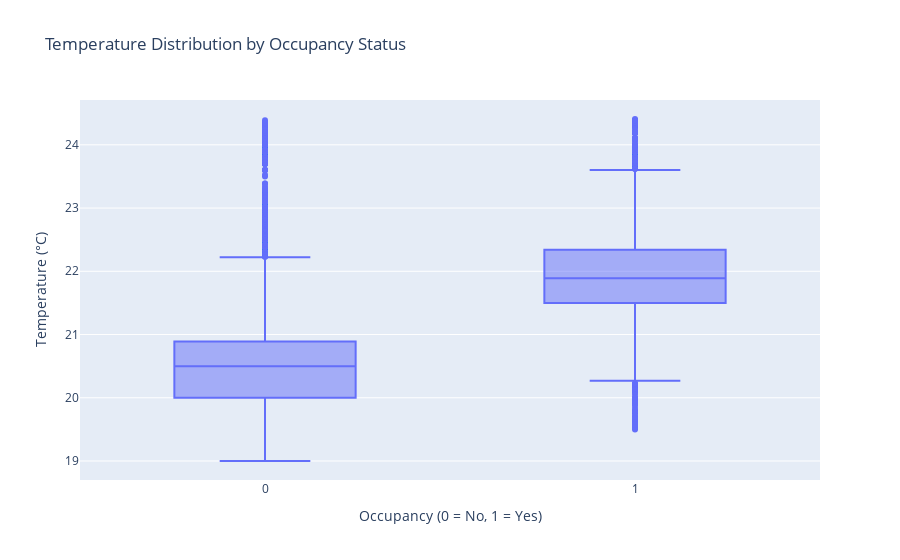

The notebook cell saved with this chart:
### Markdown cell above
### Occupancy vs Temprature

### Code cell
import plotly.express as px

fig = px.box(
    df,
    x='Occupancy',
    y='Temperature',
    title='Temperature Distribution by Occupancy Status',
    labels={'Occupancy': 'Occupancy (0 = No, 1 = Yes)', 'Temperature': 'Temperature (°C)'}
)
fig.show()

### Figure 1 — Plotly figure (JSON) as saved in the notebook; plotly's stock layout.template omitted (floating-point values rounded to 4 significant figures; data arrays with more than 128 entries replaced by an {"elided": "..."} marker saying what was removed)
{"data": [{"alignmentgroup": "True", "hovertemplate": "Occupancy (0 = No, 1 = Yes)=%{x}<br>Temperature (°C)=%{y}<extra></extra>", "legendgroup": "", "marker": {"color": "#636efa"}, "name": "", "notched": false, "offsetgroup": "", "orientation": "v", "showlegend": false, "type": "box", "x": {"elided": "20560 int values"}, "x0": " ", "xaxis": "x", "y": {"elided": "20560 float values"}, "y0": " ", "yaxis": "y"}], "layout": {"boxmode": "group", "legend": {"tracegroupgap": 0}, "title": {"text": "Temperature Distribution by Occupancy Status"}, "xaxis": {"anchor": "y", "domain": [0, 1], "title": {"text": "Occupancy (0 = No, 1 = Yes)"}}, "yaxis": {"anchor": "x", "domain": [0, 1], "title": {"text": "Temperature (°C)"}}}}
